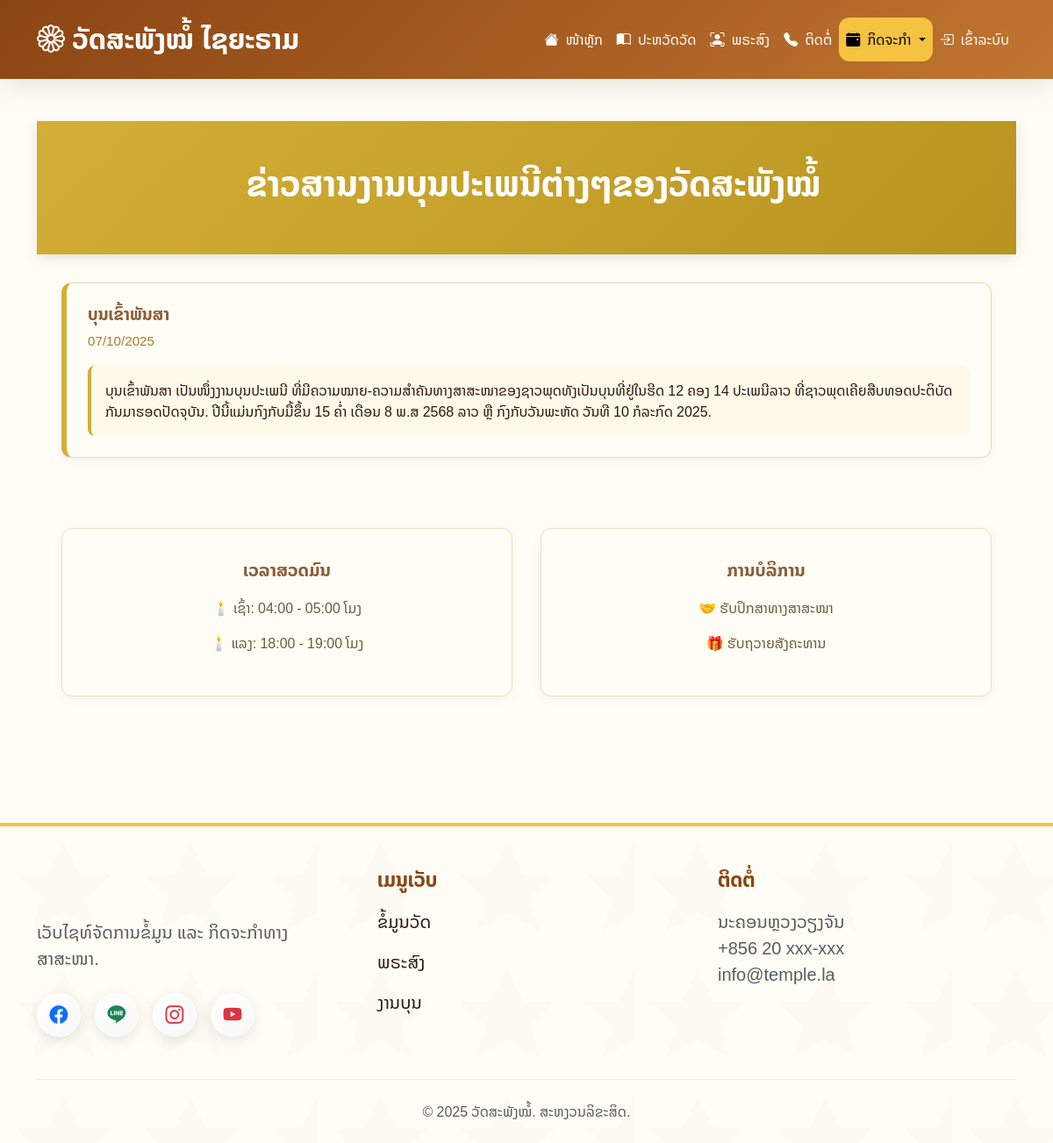
The page /pages/temple_events_public.php on the database its author committed.
### tables this page shows
CREATE TABLE `temple_events` (
  `id` int(11) NOT NULL,
  `title` varchar(255) NOT NULL,
  `event_date` date NOT NULL,
  `description` text DEFAULT NULL,
  `created_at` timestamp NOT NULL DEFAULT current_timestamp(),
  `updated_at` timestamp NULL DEFAULT current_timestamp() ON UPDATE current_timestamp()
);

### pages/temple_events_public.php (the view, shortened to what this page needs)
<?php
include 'header.php';
?>
<div class="page-header">
    <div class="container">
        <h1 class="page-title">
            <i class="fas fa-calendar-alt me-3"></i> ຂ່າວສານງານບຸນປະເພນີຕ່າງໆຂອງວັດສະພັງໝໍ້
        </h1>
    </div>
</div>
<div class="container">
    <div class="events-grid">
        <?php
        $stmt = $conn->prepare("SELECT title, event_date, description FROM temple_events ORDER BY event_date DESC LIMIT 10");
        $stmt->execute();
        $result = $stmt->get_result();
        if ($result && $result->num_rows > 0):
            while ($event = $result->fetch_assoc()):
        ?>
        <div class="event-card">
            <h3 class="event-title"><?= htmlspecialchars($event['title']) ?></h3>
            <div class="event-date">
                <?= date('d/m/Y', strtotime($event['event_date'])) ?>
            </div>
            <div class="event-description">
                <?= nl2br(htmlspecialchars($event['description'])) ?>
            </div>
        </div>
        <?php endwhile; endif; ?>
    </div>
    <div class="info-cards">
        <div class="info-card">
            <div class="info-card-title">ເວລາສວດມົນ</div>
            <div class="info-card-content">
                <p>🕯️ ເຊົ້າ: 04:00 - 05:00 ໂມງ</p>
                <p>🕯️ ແລງ: 18:00 - 19:00 ໂມງ</p>
            </div>
        </div>
        <div class="info-card">
            <div class="info-card-title">ການບໍລິການ</div>
            <div class="info-card-content">
                <p>🤝 ຮັບປຶກສາທາງສາສະໜາ</p>
                <p>🎁 ຮັບຖວາຍສັງຄະທານ</p>
            </div>
        </div>
    </div>
</div>
<?php include 'footer.php'; ?>

### pages/header.php (style rules this page uses)
:root { --temple-gold: #f5c242; --temple-brown: #8b4513; }
body { font-family: 'Noto Sans Lao', sans-serif; background: #fffdf6; color: #2c1810; }

### pages/temple_events_public.php (style rules this page uses)
.page-header { background: linear-gradient(135deg, #d4af37, #b8941f); color: white; padding: 3rem 1rem; text-align: center; box-shadow: 0 4px 15px rgba(0, 0, 0, 0.1); }
.page-title { font-size: 2.5rem; font-weight: bold; }
.events-grid { display: grid; grid-template-columns: repeat(auto-fit, minmax(320px, 1fr)); gap: 2rem; padding: 2rem 1rem; }
.event-card { background: #fffdf5; border: 1px solid #e6d8b8; border-left: 6px solid #d4af37; border-radius: 12px; padding: 1.5rem; box-shadow: 0 3px 10px rgba(0, 0, 0, 0.05); transition: transform 0.3s ease; }
.event-title { font-weight: 600; color: #8b5e3c; font-size: 1.2rem; }
.event-date { font-size: 0.95rem; color: #a87c2e; margin-top: 0.5rem; }
.event-description { margin-top: 1rem; font-size: 1rem; background: #fef9e8; padding: 1rem; border-left: 4px solid #d4af37; border-radius: 8px; }
.info-cards { display: flex; flex-wrap: wrap; gap: 2rem; margin: 3rem 1rem; }
.info-card { flex: 1; min-width: 300px; background: #fffdf5; border: 1px solid #e9e0c7; border-radius: 12px; padding: 2rem; text-align: center; box-shadow: 0 3px 12px rgba(0, 0, 0, 0.05); }
.info-card-title { font-size: 1.25rem; font-weight: 600; margin-bottom: 1rem; color: #8b5e3c; }
.info-card-content { font-size: 1rem; color: #6c5b39; }

### rows shown on the page
temple_events: title "ບຸນເຂົ້າພັນສາ", event_date "07/10/2025", description "ບຸນເຂົ້າພັນສາ ເປັນໜຶ່ງງານບຸນປະເພນີ ທີ່ມີຄວາມໝາຍ-ຄວາມສຳຄັນທາງສາສະໜາຂອງຊາວພຸດທັງເປັນບຸນທີ່ຢູ່ໃນຮີດ 12 ຄອງ 14 ປະເພນີລາວ ທີ່ຊາວພຸດເຄີຍສືບທອດປະຕິບັດກັນມາຮອດປັດຈຸບັນ. ປີນີ້ແມ່ນກົງກັບມື້ຂຶ້ນ 15 ຄໍ່າ ເດືອນ 8 ພ.ສ 2568 ລາວ ຫຼື ກົງກັບວັນພະຫັດ ວັນທີ 10 ກໍລະກົດ 2025."
